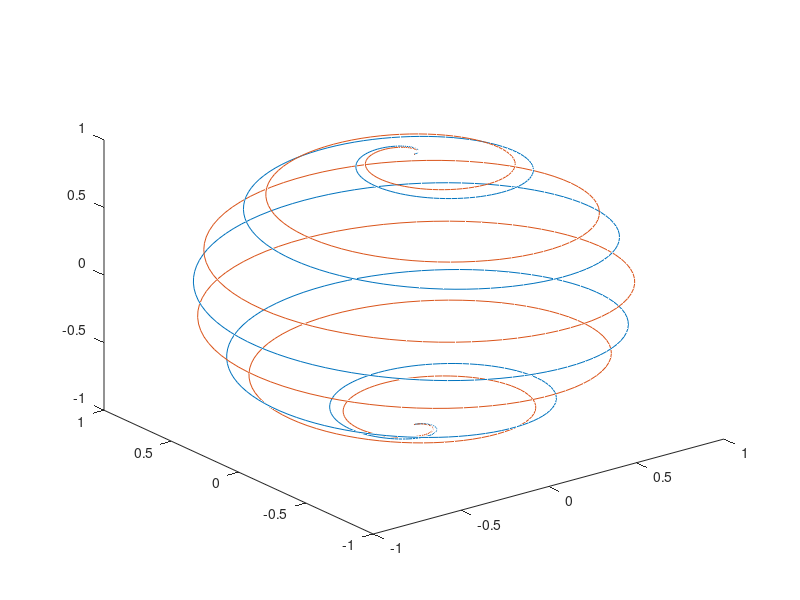

The MATLAB source for this figure:
% Generate 3D plots in MATLAB.
% Define x,y,z in parametric form (t)


t = 0:pi/500:pi;
xt1 = sin(t).*cos(10*t);
yt1 = sin(t).*sin(10*t);
zt1 = cos(t);

xt2 = sin(t).*cos(12*t);
yt2 = sin(t).*sin(12*t);
zt2 = cos(t);

plot3(xt1,yt1,zt1,xt2,yt2,zt2)
